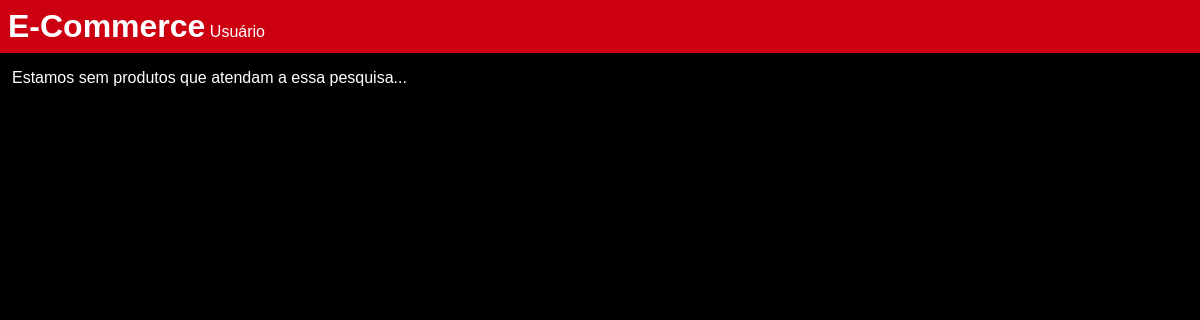
The page /html/page/index.php on the database as committed earlier.
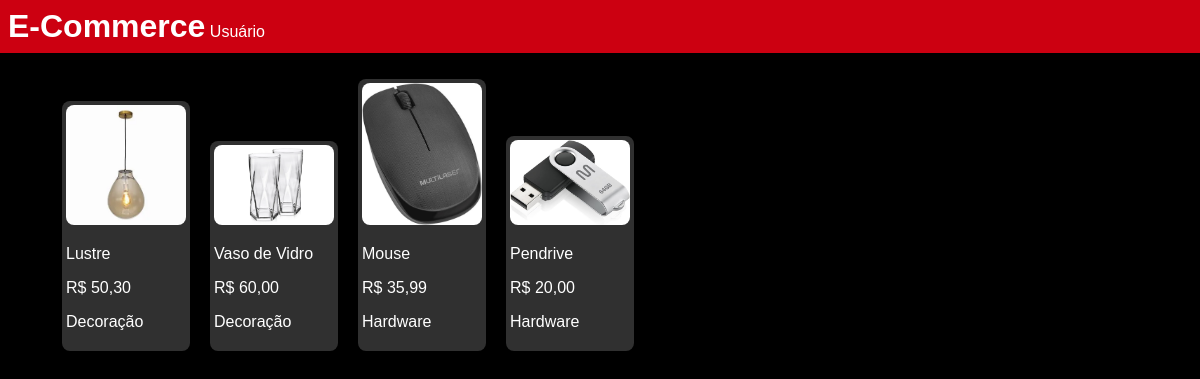
The same page on the database as committed later.
### tables this page shows
CREATE TABLE `produto` (
  `codigo_prod` varchar(10) NOT NULL,
  `nome_pro` varchar(50) DEFAULT NULL,
  `descricao` varchar(255) DEFAULT NULL,
  `valor_unitario` decimal(10,2) DEFAULT NULL,
  `quantidade` decimal(5,2) DEFAULT NULL,
  `peso` varchar(10) DEFAULT NULL,
  `dimensoes` varchar(15) DEFAULT NULL,
  `unidade_Venda` varchar(3) DEFAULT NULL,
  `id` int NOT NULL,
  PRIMARY KEY (`codigo_prod`),
  KEY `id` (`id`),
  CONSTRAINT `produto_ibfk_1` FOREIGN KEY (`id`) REFERENCES `categoria` (`id`)
);

CREATE TABLE `imagem` (
  `codigo_img` int NOT NULL,
  `codigo_prod` varchar(10) DEFAULT NULL,
  `nome_arquivo` varchar(50) DEFAULT NULL,
  PRIMARY KEY (`codigo_img`),
  KEY `codigo_prod` (`codigo_prod`),
  CONSTRAINT `imagem_ibfk_1` FOREIGN KEY (`codigo_prod`) REFERENCES `produto` (`codigo_prod`)
);

CREATE TABLE `categoria` (
  `id` int NOT NULL AUTO_INCREMENT,
  `nome` varchar(50) NOT NULL,
  PRIMARY KEY (`id`)
);

### html/functions/products.php (called while the page is built)
<?php
function ordered_list($connection, $order = "valor_unitario", $asc = true) {
    $asc = $asc ? 'asc' : 'desc';
    $statement = $connection->prepare("select"
        . " produto.codigo_prod, nome_pro, descricao, valor_unitario, quantidade, peso, dimensoes unidade_Venda, produto.id,"
        . " imagem.nome_arquivo, categoria.nome"
        . " from produto"
        . " left join imagem on imagem.codigo_prod = produto.codigo_prod"
        . " left join categoria on produto.id = categoria.id"
        . " order by :order :asc");
    $statement->bindParam(':order', $order);
    $statement->bindParam(':asc', $asc);
    $statement->execute();
    return $statement->fetchAll(PDO::FETCH_ASSOC);
}
?>

### html/functions/functions.php (called while the page is built, shortened)
<?php
function number_to_brl($number) {
    return "R$ " . preg_replace("/\./", ",", $number);
}
?>

### html/page/index.php (the view, shortened to what this page needs)
<!DOCTYPE html>
<?php
    include_once('../functions/functions.php');
    include_once('../functions/products.php');
    $connection = connect();
    $products = ordered_list($connection);
?>
<html>
    <head>
        <link rel="stylesheet" href="style.css">
    </head>
    <body>
        <div class="header">
            <h1>E-Commerce</h1>
            <p>Usuário</p>
        </div>
        <div class="products_container">
            <?php
                if (count($products) > 0) {
                    echo "<ul class=\"product_list\">";
                    foreach($products as $product) {
                        echo "<li class=\"product_card\">";
                        echo "<img src=\"../files/pictures/" . $product['nome_arquivo'] . "\" alt=\"" . $product['nome_pro'] . "\">";
                        echo "<p class=\"product_title\">" . $product['nome_pro'] . "</p>";
                        echo "<p>" . number_to_brl($product['valor_unitario']) . "</p>";
                        echo "<p>" . $product['nome'] . "</p>";
                        echo "</li>";
                    }
                    echo "</ul>";
                } else {
            ?>
            <div class="error">
                <p>Estamos sem produtos que atendam a essa pesquisa...</p>
            </div>
            <?php
                }
            ?>
        </div>
    </body>
</html>

### html/page/style.css (style rules this page uses)
html { color: #FFFFFF; background-color: #000000; font-family: Arial, Georgia; }
body { margin: 0px; }
div.header { background-color: #CC0011; padding: 8px; }
div.header > * { display: inline; }
div.products_container { margin: 12px; }
ul.product_list { list-style-type: none; }
li.product_card { margin: 10px; padding: 4px; background-color: #303030; display: inline-block; border-radius: 8px; }
li.product_card > img { max-width: 120px; border-radius: 8px; }

Rows that differ between the two databases and show on the page:
added produto: imagem.nome_arquivo (picture), nome_pro "Lustre", valor_unitario "R$ 50,30", id.nome "Decoração"
added produto: imagem.nome_arquivo (picture), nome_pro "Vaso de Vidro", valor_unitario "R$ 60,00", id.nome "Decoração"
added produto: imagem.nome_arquivo (picture), nome_pro "Mouse", valor_unitario "R$ 35,99", id.nome "Hardware"
added produto: imagem.nome_arquivo (picture), nome_pro "Pendrive", valor_unitario "R$ 20,00", id.nome "Hardware"
Other text that changed with them:
text no longer shown: "Estamos sem produtos que atendam a essa pesquisa..."
